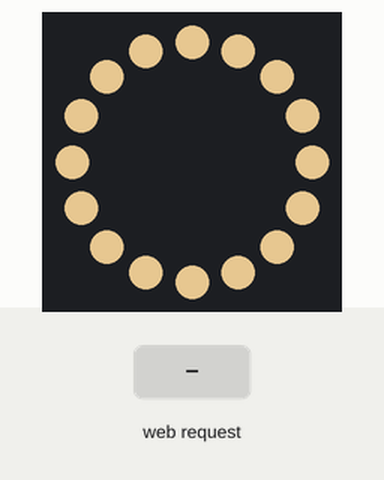
Recording of a sketch running on a simulated Seeed XIAO ESP32-S3. Parts: 16 RGB LEDs in a ring, first at the top, clockwise. Inputs (shaded band) come from the test bench. Dim RGB values are drawn brighter than linear; WiFi joins after 1.5 s; servers stay silent unless stated; the camera gives no picture; what the sketch prints to the serial monitor is not drawn.

Above: at 3.0 s.
3.1 s: HTTP request GET /led?state=thinking received
At 3.59 s:
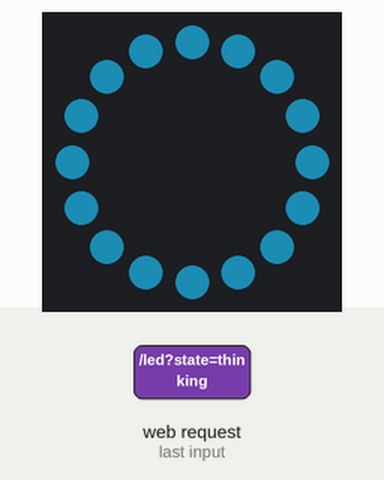
5.2 s: HTTP request GET /led?state=off received
At 5.7 s:
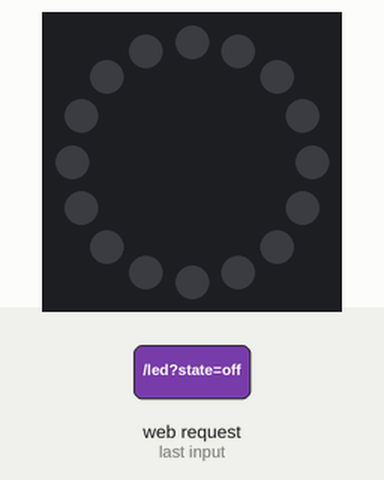
6.7 s: HTTP request GET /led?state=correct received
At 7.9 s:
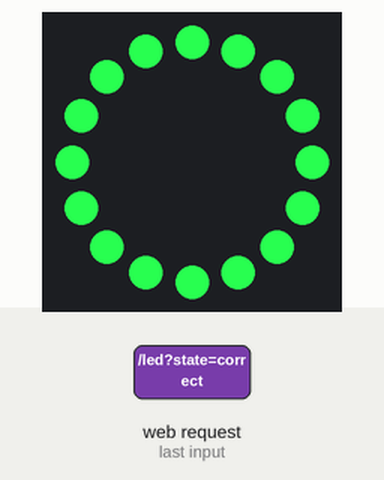
8.2 s: HTTP request GET /led?state=idle received
At 9.3 s:
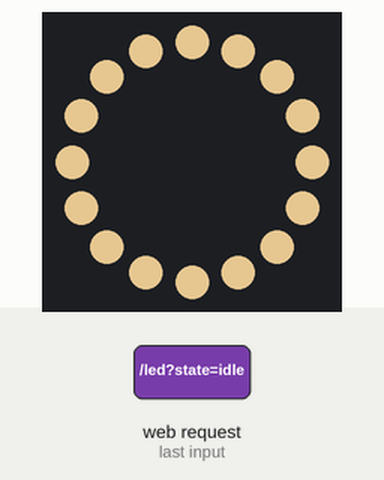
Timing chart, 0 to 10.7 s (numbered marks = the images above; inputs shaded):
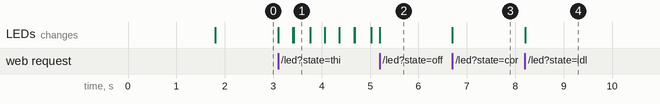

Measured:
- after the input at 3.1 s, the LEDs: first change at once (image 1 shows a later state)
- after the input at 5.2 s, the LEDs: change at once (image 2)
- after the input at 6.7 s, the LEDs: change at once (image 3)
- after the input at 8.2 s, the LEDs: change at once (image 4)

The sketch:

lamp.ino
```cpp
/*
 * Homework Lamp — Seeed XIAO ESP32S3 Sense firmware (stretch goal)
 *
 * Role: Wi-Fi camera + LED ring only. NO on-device OCR.
 *   GET  /stream            low-res MJPEG preview (for local-network demos)
 *   GET  /capture           one high-res JPEG
 *   GET  /led?state=...     off | idle | thinking | correct | hint | error
 * Optional push mode (avoids HTTPS mixed-content): POSTs preview JPEGs to
 *   BACKEND_URL/api/frame/<SESSION_ID>  (relayed to the screen over Socket.IO)
 *
 * Board: "XIAO_ESP32S3", PSRAM: "OPI PSRAM". Libraries: esp32-camera (bundled with
 * the ESP32 Arduino core), Adafruit_NeoPixel. Prefer the OV5640 module for handwriting.
 */
#include <WiFi.h>
#include <WebServer.h>
#include <HTTPClient.h>
#include <Adafruit_NeoPixel.h>
#include "esp_camera.h"

// ---------- config ----------
const char* WIFI_SSID = "YOUR_WIFI";
const char* WIFI_PASS = "YOUR_PASSWORD";
const char* BACKEND_URL = "";          // e.g. "http://192.168.1.20:8000" — empty disables push mode
const char* SESSION_ID = "lamp01";     // must match the session shown on the screen
const uint32_t PUSH_INTERVAL_MS = 300; // ~3 fps preview push

#define LED_PIN 1      // D0 on XIAO ESP32S3
#define LED_COUNT 16   // WS2812 ring

// XIAO ESP32S3 Sense camera pins
#define PWDN_GPIO_NUM -1
#define RESET_GPIO_NUM -1
#define XCLK_GPIO_NUM 10
#define SIOD_GPIO_NUM 40
#define SIOC_GPIO_NUM 39
#define Y9_GPIO_NUM 48
#define Y8_GPIO_NUM 11
#define Y7_GPIO_NUM 12
#define Y6_GPIO_NUM 14
#define Y5_GPIO_NUM 16
#define Y4_GPIO_NUM 18
#define Y3_GPIO_NUM 17
#define Y2_GPIO_NUM 15
#define VSYNC_GPIO_NUM 38
#define HREF_GPIO_NUM 47
#define PCLK_GPIO_NUM 13

WebServer server(80);
Adafruit_NeoPixel ring(LED_COUNT, LED_PIN, NEO_GRB + NEO_KHZ800);
String ledState = "idle";
uint32_t lastPush = 0;

const framesize_t PREVIEW_SIZE = FRAMESIZE_VGA;   // 640x480
const framesize_t CAPTURE_SIZE = FRAMESIZE_QXGA;  // 2048x1536 (OV5640: up to 5MP)

bool initCamera() {
  camera_config_t c = {};
  c.ledc_channel = LEDC_CHANNEL_0;
  c.ledc_timer = LEDC_TIMER_0;
  c.pin_d0 = Y2_GPIO_NUM; c.pin_d1 = Y3_GPIO_NUM; c.pin_d2 = Y4_GPIO_NUM; c.pin_d3 = Y5_GPIO_NUM;
  c.pin_d4 = Y6_GPIO_NUM; c.pin_d5 = Y7_GPIO_NUM; c.pin_d6 = Y8_GPIO_NUM; c.pin_d7 = Y9_GPIO_NUM;
  c.pin_xclk = XCLK_GPIO_NUM; c.pin_pclk = PCLK_GPIO_NUM; c.pin_vsync = VSYNC_GPIO_NUM;
  c.pin_href = HREF_GPIO_NUM; c.pin_sccb_sda = SIOD_GPIO_NUM; c.pin_sccb_scl = SIOC_GPIO_NUM;
  c.pin_pwdn = PWDN_GPIO_NUM; c.pin_reset = RESET_GPIO_NUM;
  c.xclk_freq_hz = 20000000;
  c.pixel_format = PIXFORMAT_JPEG;
  c.frame_size = CAPTURE_SIZE;  // allocate buffers for the largest size
  c.jpeg_quality = 10;
  c.fb_count = 2;
  c.fb_location = CAMERA_FB_IN_PSRAM;
  c.grab_mode = CAMERA_GRAB_LATEST;
  if (esp_camera_init(&c) != ESP_OK) return false;
  esp_camera_sensor_get()->set_framesize(esp_camera_sensor_get(), PREVIEW_SIZE);
  return true;
}

// ---------- LED ring ----------
void fill(uint8_t r, uint8_t g, uint8_t b, uint8_t brightness = 255) {
  for (int i = 0; i < LED_COUNT; i++) ring.setPixelColor(i, ring.Color(r * brightness / 255, g * brightness / 255, b * brightness / 255));
  ring.show();
}

void updateLeds() {
  uint32_t t = millis();
  if (ledState == "off") fill(0, 0, 0);
  else if (ledState == "idle") fill(255, 220, 160, 180);                                 // warm desk light
  else if (ledState == "thinking") fill(40, 200, 255, 60 + (sin(t / 200.0) + 1) * 90);    // cyan pulse
  else if (ledState == "correct") fill(40, 255, 80);                                     // green
  else if (ledState == "hint") fill(170, 120, 255, 200);                                 // violet
  else if (ledState == "error") fill(255, 140, 0, (t / 300) % 2 ? 200 : 40);             // amber blink
}

// ---------- HTTP handlers ----------
void handleCapture() {
  sensor_t* s = esp_camera_sensor_get();
  s->set_framesize(s, CAPTURE_SIZE);
  for (int i = 0; i < 2; i++) { camera_fb_t* skip = esp_camera_fb_get(); if (skip) esp_camera_fb_return(skip); }
  camera_fb_t* fb = esp_camera_fb_get();
  s->set_framesize(s, PREVIEW_SIZE);
  if (!fb) { server.send(500, "text/plain", "capture failed"); return; }
  server.sendHeader("Access-Control-Allow-Origin", "*");
  server.send_P(200, "image/jpeg", (const char*)fb->buf, fb->len);
  esp_camera_fb_return(fb);
}

void handleStream() {
  WiFiClient client = server.client();
  client.print("HTTP/1.1 200 OK\r\nAccess-Control-Allow-Origin: *\r\n"
               "Content-Type: multipart/x-mixed-replace; boundary=frame\r\n\r\n");
  while (client.connected()) {
    camera_fb_t* fb = esp_camera_fb_get();
    if (!fb) break;
    client.printf("--frame\r\nContent-Type: image/jpeg\r\nContent-Length: %u\r\n\r\n", fb->len);
    client.write(fb->buf, fb->len);
    client.print("\r\n");
    esp_camera_fb_return(fb);
    updateLeds();
    delay(66);  // ~15 fps
  }
}

void handleLed() {
  ledState = server.arg("state");
  server.sendHeader("Access-Control-Allow-Origin", "*");
  server.send(200, "application/json", "{\"ok\":true}");
}

// Push a frame to the backend relay (or a high-res capture with kind=capture).
void pushFrame(const char* kind) {
  if (strlen(BACKEND_URL) == 0) return;
  camera_fb_t* fb = esp_camera_fb_get();
  if (!fb) return;
  HTTPClient http;
  http.begin(String(BACKEND_URL) + "/api/frame/" + SESSION_ID + "?kind=" + kind);
  http.addHeader("Content-Type", "image/jpeg");
  http.POST(fb->buf, fb->len);
  http.end();
  esp_camera_fb_return(fb);
}

void setup() {
  Serial.begin(115200);
  ring.begin();
  fill(0, 0, 60);
  if (!initCamera()) { Serial.println("Camera init failed"); ledState = "error"; }
  WiFi.begin(WIFI_SSID, WIFI_PASS);
  while (WiFi.status() != WL_CONNECTED) { delay(300); Serial.print("."); }
  Serial.printf("\nLamp ready: http://%s/\n", WiFi.localIP().toString().c_str());
  server.on("/capture", handleCapture);
  server.on("/stream", handleStream);
  server.on("/led", handleLed);
  server.begin();
}

void loop() {
  server.handleClient();
  updateLeds();
  if (millis() - lastPush > PUSH_INTERVAL_MS) {
    lastPush = millis();
    pushFrame("frame");
  }
}
```
